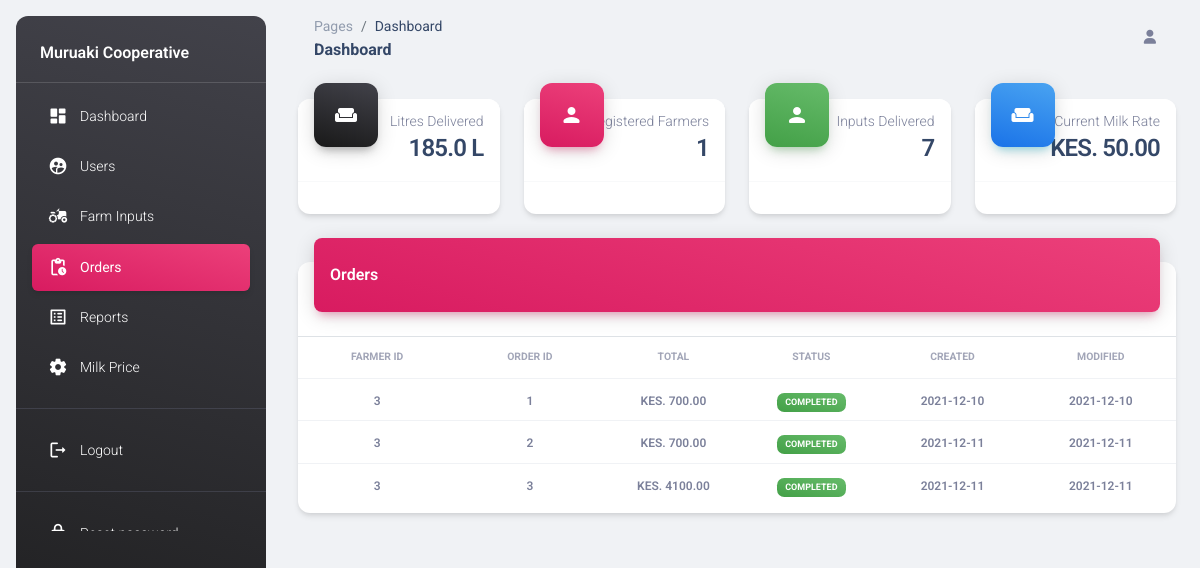
Page /modules/admin/orders.php on the committed database.
### tables this page shows
CREATE TABLE `milkrate` (
  `rate` decimal(10,2) NOT NULL
);

CREATE TABLE `orders` (
  `id` int(10) NOT NULL,
  `farmer_id` int(10) NOT NULL,
  `status` int(1) NOT NULL COMMENT '0-pending, 1-processing, 2- completed, 3 - cancelled',
  `total` decimal(10,2) NOT NULL,
  `created` date NOT NULL,
  `modified` date NOT NULL
);

### objects/delivery.php (called while the page is built, shortened)
<?php
class Delivery{
  private $conn;
  private $table_name = "deliveries";
    public function __construct($db){
        $this->conn = $db;
    }
public function readCumulativeDeliveries(){
  $query = "SELECT SUM(litres_delivered) as total_delivery FROM " . $this->table_name;
  $stmt = $this->conn->prepare( $query );
  $stmt->execute();
  return $stmt;
}
}
?>

### objects/farmer.php (called while the page is built, shortened)
<?php
class Farmer{
  private $conn;
  private $table_name = "users";
  public function __construct($db){
      $this->conn = $db;
  }
  public function readAllFarmers(){
    $query = "SELECT *
    FROM " . $this->table_name . " WHERE access_right = 2
    ORDER BY id";
    $stmt = $this->conn->prepare( $query );
    $stmt->execute();
    return $stmt;
	}
}
?>

### objects/orderedinputs.php (called while the page is built, shortened)
<?php
class OrderedInput{
  private $conn;
    public function __construct($db){
        $this->conn = $db;
    }
  public function readAllDeliveredOrderedInputs(){
    $query = "SELECT SUM(quantity) as delivered_inputs FROM ordered_inputs
              WHERE status = 2
              ORDER BY id";
    $stmt = $this->conn->prepare( $query );
    $stmt->execute();
    if($stmt->rowCount() > 0){
      extract($stmt->fetch(PDO::FETCH_ASSOC));
      return $delivered_inputs;
    } else{
      return 0;
    }
    return 0;
  }
}
?>

### objects/rate.php (called while the page is built, shortened)
<?php
class MilkRate{
  private $conn;
  private $table_name = "milkrate";
    public function __construct($db){
        $this->conn = $db;
    }
  public function readMilkRate(){
    $query = "SELECT *
    FROM " . $this->table_name ;
    $stmt = $this->conn->prepare( $query );
    $stmt->execute();
    if($stmt->rowCount() > 0){
      extract($row = $stmt->fetch(PDO::FETCH_ASSOC));
      return $rate;
    }else{
      return 0;
    }
  }
}
?>

### objects/orders.php (called while the page is built, shortened)
<?php
class Order{
  private $conn;
  private $table_name = "orders";
    public function __construct($db){
        $this->conn = $db;
    }
	 public function readAllOrders(){
		$query = "SELECT *
		FROM " . $this->table_name ;
		$stmt = $this->conn->prepare( $query );
		$stmt->execute();
		return $stmt;
	 }
}
?>

### modules/admin/orders.php (the view, shortened to what this page needs)
<?php include_once'layout_header.php';?>
<?php
include_once '../../objects/delivery.php';
include_once "../../objects/rate.php";
include_once "../../objects/orders.php";
include_once "../../objects/farmer.php";
include_once "../../objects/orderedinputs.php";
$database = new Database();
$db = $database->getConnection();
$delivery = new Delivery($db);
$milkrate = new MilkRate($db);
$farmer = new Farmer($db);
$ordered_inputs = new OrderedInput($db);
$order = new Order($db);
$rate = $milkrate->readMilkRate();
$deliveries = $delivery->readCumulativeDeliveries();
if($deliveries->rowCount() > 0){
  extract($row = $deliveries->fetch(PDO::FETCH_ASSOC));
}
$farmers = $farmer->readAllFarmers();
$registered_farmers = $farmers->rowCount();
$total_inputs = $ordered_inputs->readAllDeliveredOrderedInputs();
?>
<aside class="sidenav navbar navbar-vertical navbar-expand-xs border-0 border-radius-xl my-3 fixed-start ms-3   bg-gradient-dark" id="sidenav-main">
  <p class="text-white text-bold mt-4 px-4">Muruaki Cooperative</p>
    <hr class="horizontal light mt-0 mb-2">
    <div class="collapse navbar-collapse  w-auto  max-height-vh-100" id="sidenav-collapse-main">
      <ul class="navbar-nav">
        <li class="nav-item">
          <a class="nav-link text-white" href="./dashboard.php">
            <div class="text-white text-center me-2 d-flex align-items-center justify-content-center">
              <i class="material-icons opacity-10">dashboard</i>
            </div>
            <span class="nav-link-text ms-1">Dashboard</span>
          </a>
        </li>
        <li class="nav-item">
          <a class="nav-link text-white" href="./users.php">
            <div class="text-white text-center me-2 d-flex align-items-center justify-content-center">
              <i class="material-icons opacity-10">supervised_user_circle</i>
            </div>
            <span class="nav-link-text ms-1">Users</span>
          </a>
        </li>
        <li class="nav-item">
          <a class="nav-link text-white " href="./inputs.php">
            <div class="text-white text-center me-2 d-flex align-items-center justify-content-center">
              <i class="material-icons opacity-10">agriculture</i>
            </div>
            <span class="nav-link-text ms-1">Farm Inputs</span>
          </a>
        </li>
        <li class="nav-item">
          <a class="nav-link text-white active bg-gradient-primary" href="./orders.php">
            <div class="text-white text-center me-2 d-flex align-items-center justify-content-center">
              <i class="material-icons opacity-10">pending_actions</i>
            </div>
            <span class="nav-link-text ms-1">Orders</span>
          </a>
        </li>
        <li class="nav-item">
          <a class="nav-link text-white" href="./reports.php">
            <div class="text-white text-center me-2 d-flex align-items-center justify-content-center">
              <i class="material-icons opacity-10">list_alt</i>
            </div>
            <span class="nav-link-text ms-1">Reports</span>
          </a>
        </li>
        <li class="nav-item">
          <a class="nav-link text-white " href="./settings.php">
            <div class="text-white text-center me-2 d-flex align-items-center justify-content-center">
              <i class="material-icons opacity-10">settings</i>
            </div>
            <span class="nav-link-text ms-1">Milk Price</span>
          </a>
        </li>
        <hr>
        <li class="nav-item">
          <a class="nav-link text-white " href="../../auth/logout.php">
            <div class="text-white text-center me-2 d-flex align-items-center justify-content-center">
              <i class="material-icons opacity-10">logout</i>
            </div>
            <span class="nav-link-text ms-1">Logout</span>
          </a>
        </li>
        <hr>
        <li class="nav-item">
          <a class="nav-link text-white " href="../../auth/reset_password_initial.php">
            <div class="text-white text-center me-2 d-flex align-items-center justify-content-center">
              <i class="material-icons opacity-10">lock</i>
            </div>
            <span class="nav-link-text ms-1">Reset password</span>
          </a>
        </li>
      </ul>
    </div>
  </aside>
  <main class="main-content position-relative max-height-vh-100 h-100 border-radius-lg ">
    <nav class="navbar navbar-main navbar-expand-lg px-0 mx-4 shadow-none border-radius-xl" id="navbarBlur" navbar-scroll="true">
      <div class="container-fluid py-1 px-3">
        <nav aria-label="breadcrumb">
          <ol class="breadcrumb bg-transparent mb-0 pb-0 pt-1 px-0 me-sm-6 me-5">
            <li class="breadcrumb-item text-sm"><a class="opacity-5 text-dark" href="javascript:;">Pages</a></li>
            <li class="breadcrumb-item text-sm text-dark active" aria-current="page">Dashboard</li>
          </ol>
          <h6 class="font-weight-bolder mb-0">Dashboard</h6>
        </nav>
        <div class="collapse justify-content-end navbar-collapse mt-sm-0 mt-2 me-md-0 me-sm-4" id="navbar">
          <ul class="navbar-nav  justify-content-end">
          <li class="nav-item d-flex align-items-center">
              <a href="javascript:;" class="nav-link text-body font-weight-bold px-0">
                <i class="fa fa-user me-sm-1"></i>
              </a>
            </li>
          </ul>
        </div>
      </div>
    </nav>
    <div class="container-fluid py-4">
    <div class="row">
    <div class="col-xl-3 col-sm-6 mb-xl-0 mb-4">
      <div class="card">
        <div class="card-header p-3 pt-2">
          <div class="icon icon-lg icon-shape bg-gradient-dark shadow-dark text-center border-radius-xl mt-n4 position-absolute">
            <i class="material-icons opacity-10">weekend</i>
          </div>
          <div class="text-end pt-1">
            <p class="text-sm mb-0 text-capitalize">Litres delivered</p>
            <h4 class="mb-0"><?php echo $total_delivery;?> L</h4>
          </div>
        </div>
        <hr class="dark horizontal my-0">
        <div class="card-footer p-3">
        </div>
      </div>
    </div>
    <div class="col-xl-3 col-sm-6 mb-xl-0 mb-4">
      <div class="card">
        <div class="card-header p-3 pt-2">
          <div class="icon icon-lg icon-shape bg-gradient-primary shadow-primary text-center border-radius-xl mt-n4 position-absolute">
            <i class="material-icons opacity-10">person</i>
          </div>
          <div class="text-end pt-1">
            <p class="text-sm mb-0 text-capitalize">Registered Farmers</p>
            <h4 class="mb-0"> <?php echo $registered_farmers;?></h4>
          </div>
        </div>
        <hr class="dark horizontal my-0">
        <div class="card-footer p-3">
        </div>
      </div>
    </div>
    <div class="col-xl-3 col-sm-6 mb-xl-0 mb-4">
      <div class="card">
        <div class="card-header p-3 pt-2">
          <div class="icon icon-lg icon-shape bg-gradient-success shadow-success text-center border-radius-xl mt-n4 position-absolute">
            <i class="material-icons opacity-10">person</i>
          </div>
          <div class="text-end pt-1">
            <p class="text-sm mb-0 text-capitalize">Inputs delivered</p>
            <h4 class="mb-0"><?php echo $total_inputs;?></h4>
          </div>
        </div>
        <hr class="dark horizontal my-0">
        <div class="card-footer p-3">
        </div>
      </div>
    </div>
    <div class="col-xl-3 col-sm-6">
      <div class="card">
        <div class="card-header p-3 pt-2">
          <div class="icon icon-lg icon-shape bg-gradient-info shadow-info text-center border-radius-xl mt-n4 position-absolute">
            <i class="material-icons opacity-10">weekend</i>
          </div>
          <div class="text-end pt-1">
            <p class="text-sm mb-0 text-capitalize">Current Milk rate</p>
            <h4 class="mb-0">KES. <?php echo $rate;?></h4>
          </div>
        </div>
        <hr class="dark horizontal my-0">
        <div class="card-footer p-3">
        </div>
      </div>
    </div>
  </div>
  <div class="row my-4">
    <div class="col-12">
      <div class="card my-4">
        <div class="card-header p-0 position-relative mt-n4 mx-3 z-index-2">
          <div class="bg-gradient-primary shadow-primary border-radius-lg pt-4 pb-3">
            <h6 class="text-white text-capitalize ps-3">
              Orders</h6>
          </div>
        </div>
        <div class="card-body px-0 pb-2">
          <div class="table-responsive p-0">
            <table class="table align-items-center mb-0">
              <thead>
                <tr>
                  <th class="text-center text-uppercase text-secondary text-xxs font-weight-bolder opacity-7">Farmer ID</th>
                  <th class="text-center text-uppercase text-secondary text-xxs font-weight-bolder opacity-7">Order ID</th>
                  <th class="text-center text-uppercase text-secondary text-xxs font-weight-bolder opacity-7">Total</th>
                  <th class="text-center text-uppercase text-secondary text-xxs font-weight-bolder opacity-7">Status</th>
                  <th class="text-center text-uppercase text-secondary text-xxs font-weight-bolder opacity-7">Created</th>
                  <th class="text-center text-uppercase text-secondary text-xxs font-weight-bolder opacity-7">Modified</th>
                </tr>
              </thead>
              <tbody>
                <?php
                  $stmt = $order->readAllOrders();
                  if($stmt->rowCount() > 0){
                    while($row = $stmt->fetch(PDO::FETCH_ASSOC)){
                      extract($row);
                      switch ($status) {
                        case 2:
                          $status_str = "<span class='badge badge-sm bg-gradient-success'>Completed</span>";
                          break;
                      }
                      echo "
                        <tr>
                        <td class='align-middle text-center'>
                        <span class='text-secondary text-xs font-weight-bold'>{$farmer_id}</span>
                      </td>
                      <td class='align-middle text-center'>
                      <span class='text-secondary text-xs font-weight-bold'>{$id}</span>
                    </td>
                      <td class='align-middle text-center'>
                        <span class='text-secondary text-xs font-weight-bold'>KES. {$total}</span>
                      </td>
                      <td class='align-middle text-center'>
                         <span class='text-secondary text-xs font-weight-bold'>{$status_str}</span>
                       </td>
                          <td class='align-middle text-center'>
                            <span class='text-secondary text-xs font-weight-bold'>{$created}</span>
                          </td>
                          <td class='align-middle text-center'>
                            <span class='text-secondary text-xs font-weight-bold'>{$modified}</span>
                          </td>
                      </tr>
                        ";
                    }
                  }else{
                    echo "<p class='mx-4'>No records found</p>";
                  }
                ?>
              </tbody>
            </table>
          </div>
        </div>
      </div>
    </div>
  </div>
<?php include_once'layout_footer.php'; ?>

### assets/css/nucleo-svg.css (style rules this page uses)
.icon { display: inline-block; color: #111111; height: 1em; width: 1em; }
.icon-lg { height: 1.6em; width: 1.6em; }
.icon { fill: currentColor; stroke: none; }

### rows in the picture
milkrate: rate "50.00"
orders: farmer "3", id "1", total "700.00", status "COMPLETED", created "2021-12-10", modified "2021-12-10"
orders: farmer "3", id "2", total "700.00", status "COMPLETED", created "2021-12-11", modified "2021-12-11"
orders: farmer "3", id "3", total "4100.00", status "COMPLETED", created "2021-12-11", modified "2021-12-11"

### other values in the picture
$total_delivery "185.0"
$registered_farmers "1"
$total_inputs "7"
